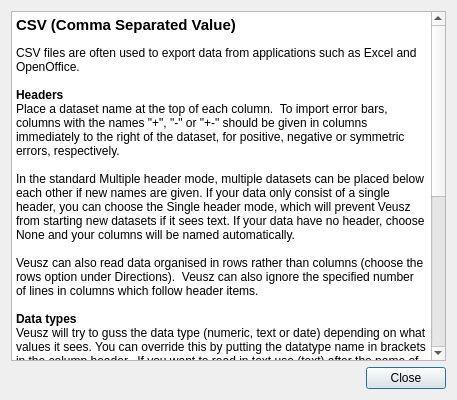
<?xml version="1.0" encoding="UTF-8"?>
<ui version="4.0">
 <class>ImportCSVHelpDialog</class>
 <widget class="QDialog" name="ImportCSVHelpDialog">
  <property name="geometry">
   <rect>
    <x>0</x>
    <y>0</y>
    <width>457</width>
    <height>400</height>
   </rect>
  </property>
  <property name="windowTitle">
   <string>CSV import help</string>
  </property>
  <layout class="QVBoxLayout" name="verticalLayout">
   <item>
    <widget class="QTextEdit" name="textEdit">
     <property name="readOnly">
      <bool>true</bool>
     </property>
     <property name="html">
      <string>&lt;!DOCTYPE HTML PUBLIC &quot;-//W3C//DTD HTML 4.0//EN&quot; &quot;http://www.w3.org/TR/REC-html40/strict.dtd&quot;&gt;
&lt;html&gt;&lt;head&gt;&lt;meta name=&quot;qrichtext&quot; content=&quot;1&quot; /&gt;&lt;style type=&quot;text/css&quot;&gt;
p, li { white-space: pre-wrap; }
&lt;/style&gt;&lt;/head&gt;&lt;body style=&quot; font-family:'Arial'; font-size:9pt; font-weight:400; font-style:normal;&quot;&gt;
&lt;p style=&quot; margin-top:18px; margin-bottom:12px; margin-left:0px; margin-right:0px; -qt-block-indent:0; text-indent:0px;&quot;&gt;&lt;span style=&quot; font-size:11pt; font-weight:600;&quot;&gt;CSV (Comma Separated Value)&lt;/span&gt;&lt;/p&gt;
&lt;p style=&quot; margin-top:0px; margin-bottom:0px; margin-left:0px; margin-right:0px; -qt-block-indent:0; text-indent:0px;&quot;&gt;CSV files are often used to export data from applications such as Excel and OpenOffice.&lt;/p&gt;
&lt;p style=&quot;-qt-paragraph-type:empty; margin-top:0px; margin-bottom:0px; margin-left:0px; margin-right:0px; -qt-block-indent:0; text-indent:0px;&quot;&gt;&lt;/p&gt;
&lt;p style=&quot; margin-top:0px; margin-bottom:0px; margin-left:0px; margin-right:0px; -qt-block-indent:0; text-indent:0px;&quot;&gt;&lt;span style=&quot; font-weight:600;&quot;&gt;Headers&lt;/span&gt;&lt;/p&gt;
&lt;p style=&quot; margin-top:0px; margin-bottom:0px; margin-left:0px; margin-right:0px; -qt-block-indent:0; text-indent:0px;&quot;&gt;Place a dataset name at the top of each column.  To import error bars, columns with the names &amp;quot;+&amp;quot;, &amp;quot;-&amp;quot; or &amp;quot;+-&amp;quot; should be given in columns immediately to the right of the dataset, for positive, negative or symmetric errors, respectively.&lt;/p&gt;
&lt;p style=&quot;-qt-paragraph-type:empty; margin-top:0px; margin-bottom:0px; margin-left:0px; margin-right:0px; -qt-block-indent:0; text-indent:0px;&quot;&gt;&lt;/p&gt;
&lt;p style=&quot; margin-top:0px; margin-bottom:0px; margin-left:0px; margin-right:0px; -qt-block-indent:0; text-indent:0px;&quot;&gt;In the standard Multiple header mode, multiple datasets can be placed below each other if new names are given. If your data only consist of a single header, you can choose the Single header mode, which will prevent Veusz from starting new datasets if it sees text. If your data have no header, choose None and your columns will be named automatically.&lt;/p&gt;
&lt;p style=&quot;-qt-paragraph-type:empty; margin-top:0px; margin-bottom:0px; margin-left:0px; margin-right:0px; -qt-block-indent:0; text-indent:0px;&quot;&gt;&lt;/p&gt;
&lt;p style=&quot; margin-top:0px; margin-bottom:0px; margin-left:0px; margin-right:0px; -qt-block-indent:0; text-indent:0px;&quot;&gt;Veusz can also read data organised in rows rather than columns (choose the rows option under Directions).  Veusz can also ignore the specified number of lines in columns which follow header items.&lt;/p&gt;
&lt;p style=&quot;-qt-paragraph-type:empty; margin-top:0px; margin-bottom:0px; margin-left:0px; margin-right:0px; -qt-block-indent:0; text-indent:0px;&quot;&gt;&lt;/p&gt;
&lt;p style=&quot; margin-top:0px; margin-bottom:0px; margin-left:0px; margin-right:0px; -qt-block-indent:0; text-indent:0px;&quot;&gt;&lt;span style=&quot; font-weight:600;&quot;&gt;Data types&lt;/span&gt;&lt;/p&gt;
&lt;p style=&quot; margin-top:0px; margin-bottom:0px; margin-left:0px; margin-right:0px; -qt-block-indent:0; text-indent:0px;&quot;&gt;Veusz will try to guss the data type (numeric, text or date) depending on what values it sees. You can override this by putting the datatype name in brackets in the column header.  If you want to read in text use (text) after the name of the dataset in the top column, e.g. &amp;quot;name (text)&amp;quot;.  Date-times can have &amp;quot; (date)&amp;quot; after the column name.  Veusz uses ISO dates by default YYYY-MM-DDThh:mm:ss, but this can be changed.&lt;/p&gt;
&lt;p style=&quot;-qt-paragraph-type:empty; margin-top:0px; margin-bottom:0px; margin-left:0px; margin-right:0px; -qt-block-indent:0; text-indent:0px;&quot;&gt;&lt;/p&gt;
&lt;p style=&quot; margin-top:0px; margin-bottom:0px; margin-left:0px; margin-right:0px; -qt-block-indent:0; text-indent:0px;&quot;&gt;&lt;span style=&quot; font-weight:600;&quot;&gt;Options&lt;/span&gt;&lt;/p&gt;
&lt;p style=&quot; margin-top:0px; margin-bottom:0px; margin-left:0px; margin-right:0px; -qt-block-indent:0; text-indent:0px;&quot;&gt;There are several variants of CSV files used. You may wish to change the delimiter to be a tab (TSV) or space. Your file may also use European or English numerical values e.g. (1,23 or 1.23), so you may wish to override your computer's default format.&lt;/p&gt;
&lt;p style=&quot;-qt-paragraph-type:empty; margin-top:0px; margin-bottom:0px; margin-left:0px; margin-right:0px; -qt-block-indent:0; text-indent:0px;&quot;&gt;&lt;/p&gt;
&lt;p style=&quot; margin-top:0px; margin-bottom:0px; margin-left:0px; margin-right:0px; -qt-block-indent:0; text-indent:0px;&quot;&gt;There are many different date and time formats. You can enter your own format in the box given [a combination of YYYY (or YY), MM (or M), DD (or D), HH, MM and SS].&lt;/p&gt;
&lt;p style=&quot;-qt-paragraph-type:empty; margin-top:0px; margin-bottom:0px; margin-left:0px; margin-right:0px; -qt-block-indent:0; text-indent:0px;&quot;&gt;&lt;/p&gt;
&lt;p style=&quot; margin-top:0px; margin-bottom:0px; margin-left:0px; margin-right:0px; -qt-block-indent:0; text-indent:0px;&quot;&gt;The &amp;quot;Treat blanks as data values&amp;quot; option will insert NaN values or empty strings into datasets, if blank data values are encountered.&lt;/p&gt;
&lt;p style=&quot;-qt-paragraph-type:empty; margin-top:0px; margin-bottom:0px; margin-left:0px; margin-right:0px; -qt-block-indent:0; text-indent:0px;&quot;&gt;&lt;/p&gt;
&lt;p style=&quot; margin-top:0px; margin-bottom:0px; margin-left:0px; margin-right:0px; -qt-block-indent:0; text-indent:0px;&quot;&gt;If you are using non-ASCII characters in your text you need to encode the text in your file with a Unicode encoding (e.g. UTF-8) and choose the correct encoding in the encoding drop down box. &lt;/p&gt;
&lt;p style=&quot;-qt-paragraph-type:empty; margin-top:0px; margin-bottom:0px; margin-left:0px; margin-right:0px; -qt-block-indent:0; text-indent:0px;&quot;&gt;&lt;/p&gt;&lt;/body&gt;&lt;/html&gt;</string>
     </property>
    </widget>
   </item>
   <item>
    <widget class="QDialogButtonBox" name="buttonBox">
     <property name="orientation">
      <enum>Qt::Horizontal</enum>
     </property>
     <property name="standardButtons">
      <set>QDialogButtonBox::Close</set>
     </property>
    </widget>
   </item>
  </layout>
 </widget>
 <resources/>
 <connections>
  <connection>
   <sender>buttonBox</sender>
   <signal>clicked(QAbstractButton*)</signal>
   <receiver>ImportCSVHelpDialog</receiver>
   <slot>close()</slot>
   <hints>
    <hint type="sourcelabel">
     <x>248</x>
     <y>254</y>
    </hint>
    <hint type="destinationlabel">
     <x>157</x>
     <y>274</y>
    </hint>
   </hints>
  </connection>
 </connections>
</ui>
